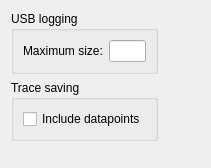
          <widget class="QWidget" name="scrollAreaWidgetContents_5">
           <property name="geometry">
            <rect>
             <x>0</x>
             <y>0</y>
             <width>211</width>
             <height>168</height>
            </rect>
           </property>
           <layout class="QHBoxLayout" name="horizontalLayout_19">
            <item>
             <layout class="QVBoxLayout" name="verticalLayout_30">
              <item>
               <widget class="QGroupBox" name="groupBox_23">
                <property name="title">
                 <string>USB logging</string>
                </property>
                <layout class="QFormLayout" name="formLayout_15">
                 <item row="0" column="0">
                  <widget class="QLabel" name="label_54">
                   <property name="text">
                    <string>Maximum size:</string>
                   </property>
                  </widget>
                 </item>
                 <item row="0" column="1">
                  <widget class="SIUnitEdit" name="DebugMaxUSBlogSize"/>
                 </item>
                </layout>
               </widget>
              </item>
              <item>
               <widget class="QGroupBox" name="groupBox_24">
                <property name="title">
                 <string>Trace saving</string>
                </property>
                <layout class="QVBoxLayout" name="verticalLayout_31">
                 <item>
                  <widget class="QCheckBox" name="DebugSaveTraceData">
                   <property name="text">
                    <string>Include datapoints</string>
                   </property>
                  </widget>
                 </item>
                </layout>
               </widget>
              </item>
              <item>
               <spacer name="verticalSpacer_9">
                <property name="orientation">
                 <enum>Qt::Vertical</enum>
                </property>
                <property name="sizeHint" stdset="0">
                 <size>
                  <width>20</width>
                  <height>40</height>
                 </size>
                </property>
               </spacer>
              </item>
             </layout>
            </item>
            <item>
             <spacer name="horizontalSpacer_7">
              <property name="orientation">
               <enum>Qt::Horizontal</enum>
              </property>
              <property name="sizeHint" stdset="0">
               <size>
                <width>366</width>
                <height>20</height>
               </size>
              </property>
             </spacer>
            </item>
           </layout>
          </widget>
